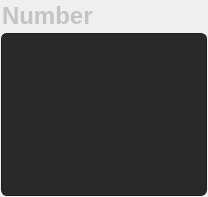
<?xml version="1.0" encoding="UTF-8"?>
<ui version="4.0">
 <class>Form</class>
 <widget class="QWidget" name="Form">
  <property name="geometry">
   <rect>
    <x>0</x>
    <y>0</y>
    <width>208</width>
    <height>197</height>
   </rect>
  </property>
  <property name="windowTitle">
   <string>Form</string>
  </property>
  <property name="styleSheet">
   <string notr="true">     
           
         QPushButton  
         {  
             color: #b1b1b1;  
             background-color: QLinearGradient( x1: 0, y1: 0, x2: 0, y2: 1, stop: 0 #565656, stop: 0.1 #525252, stop: 0.5 #4e4e4e, stop: 0.9 #4a4a4a, stop: 1 #464646);  
             border-width: 1px;  
             border-color: #1e1e1e;  
             border-style: solid;  
             border-radius: 6;  
             padding: 3px;  
             font-size: 12px;  
             padding-left: 5px;  
             padding-right: 5px;  
         }  
           
         QPushButton:pressed  
         {  
             background-color: QLinearGradient( x1: 0, y1: 0, x2: 0, y2: 1, stop: 0 #2d2d2d, stop: 0.1 #2b2b2b, stop: 0.5 #292929, stop: 0.9 #282828, stop: 1 #252525);  
         }  
           
</string>
  </property>
  <layout class="QVBoxLayout" name="verticalLayout_2">
   <property name="leftMargin">
    <number>0</number>
   </property>
   <property name="topMargin">
    <number>0</number>
   </property>
   <property name="rightMargin">
    <number>0</number>
   </property>
   <property name="bottomMargin">
    <number>0</number>
   </property>
   <item>
    <widget class="QFrame" name="AssetButtonFrame">
     <property name="styleSheet">
      <string notr="true">QFrame{
background-color:rgba(0,0,0,0);
}</string>
     </property>
     <layout class="QVBoxLayout" name="verticalLayout">
      <property name="leftMargin">
       <number>0</number>
      </property>
      <property name="topMargin">
       <number>0</number>
      </property>
      <property name="rightMargin">
       <number>0</number>
      </property>
      <property name="bottomMargin">
       <number>0</number>
      </property>
      <item>
       <widget class="QFrame" name="AssetBUttonMainframe">
        <property name="styleSheet">
         <string notr="true"/>
        </property>
        <property name="frameShape">
         <enum>QFrame::StyledPanel</enum>
        </property>
        <property name="frameShadow">
         <enum>QFrame::Raised</enum>
        </property>
        <layout class="QVBoxLayout" name="verticalLayout_3">
         <property name="spacing">
          <number>0</number>
         </property>
         <property name="leftMargin">
          <number>0</number>
         </property>
         <property name="topMargin">
          <number>0</number>
         </property>
         <property name="rightMargin">
          <number>0</number>
         </property>
         <property name="bottomMargin">
          <number>0</number>
         </property>
         <item>
          <widget class="QFrame" name="frame_3">
           <property name="sizePolicy">
            <sizepolicy hsizetype="Preferred" vsizetype="Maximum">
             <horstretch>0</horstretch>
             <verstretch>0</verstretch>
            </sizepolicy>
           </property>
           <property name="frameShape">
            <enum>QFrame::StyledPanel</enum>
           </property>
           <property name="frameShadow">
            <enum>QFrame::Raised</enum>
           </property>
           <layout class="QHBoxLayout" name="horizontalLayout_2">
            <property name="leftMargin">
             <number>0</number>
            </property>
            <property name="topMargin">
             <number>0</number>
            </property>
            <property name="rightMargin">
             <number>0</number>
            </property>
            <property name="bottomMargin">
             <number>0</number>
            </property>
            <item>
             <widget class="QLabel" name="AssetButtonLabelNumber">
              <property name="sizePolicy">
               <sizepolicy hsizetype="Minimum" vsizetype="Minimum">
                <horstretch>0</horstretch>
                <verstretch>0</verstretch>
               </sizepolicy>
              </property>
              <property name="minimumSize">
               <size>
                <width>0</width>
                <height>30</height>
               </size>
              </property>
              <property name="maximumSize">
               <size>
                <width>16777215</width>
                <height>30</height>
               </size>
              </property>
              <property name="font">
               <font>
                <pointsize>18</pointsize>
                <weight>75</weight>
                <bold>true</bold>
               </font>
              </property>
              <property name="styleSheet">
               <string notr="true">font-size:18pt;
color:#c3c3c3;
background-color: rgba(0,0,0,0);
font-weight:bold;</string>
              </property>
              <property name="frameShape">
               <enum>QFrame::NoFrame</enum>
              </property>
              <property name="frameShadow">
               <enum>QFrame::Sunken</enum>
              </property>
              <property name="text">
               <string>Number</string>
              </property>
              <property name="alignment">
               <set>Qt::AlignLeading|Qt::AlignLeft|Qt::AlignTop</set>
              </property>
             </widget>
            </item>
            <item>
             <widget class="QLabel" name="checkLabel">
              <property name="minimumSize">
               <size>
                <width>28</width>
                <height>28</height>
               </size>
              </property>
              <property name="maximumSize">
               <size>
                <width>28</width>
                <height>28</height>
               </size>
              </property>
              <property name="styleSheet">
               <string notr="true">background-color: rgba(0,0,0,0);</string>
              </property>
              <property name="text">
               <string/>
              </property>
             </widget>
            </item>
           </layout>
          </widget>
         </item>
         <item>
          <widget class="QPushButton" name="MainAssetButton">
           <property name="sizePolicy">
            <sizepolicy hsizetype="Minimum" vsizetype="Minimum">
             <horstretch>0</horstretch>
             <verstretch>0</verstretch>
            </sizepolicy>
           </property>
           <property name="styleSheet">
            <string notr="true">background-color: rgba(20,20,20,230);</string>
           </property>
           <property name="text">
            <string/>
           </property>
          </widget>
         </item>
        </layout>
       </widget>
      </item>
     </layout>
    </widget>
   </item>
  </layout>
 </widget>
 <resources/>
 <connections/>
</ui>
